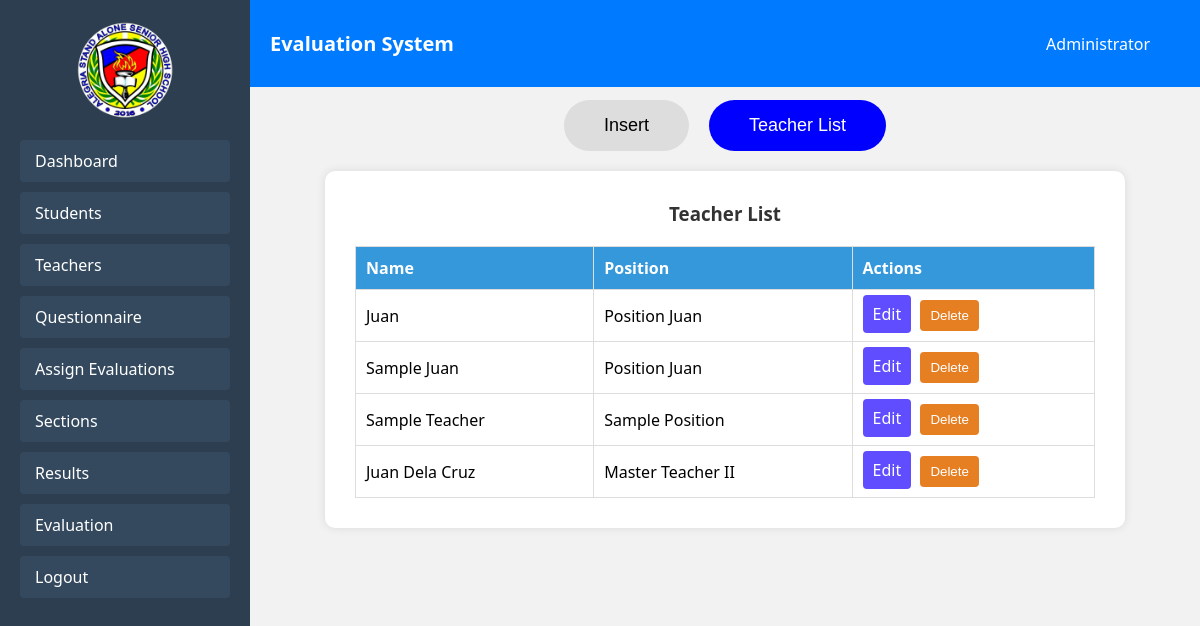
Page /manage_teachers.php?tab=list (signed in) on the committed database.
### tables this page shows
CREATE TABLE IF NOT EXISTS `teacher` (
  `id` int NOT NULL AUTO_INCREMENT,
  `name` varchar(255) NOT NULL,
  `position` varchar(100) NOT NULL,
  PRIMARY KEY (`id`)
);

### manage_teachers.php (the view, shortened to what this page needs)
<?php
include 'connect.php';
$defaultTab = isset($_GET['edit']) || (isset($_GET['tab']) && $_GET['tab'] === 'list') ? 'list' : 'manage';
?>
<!DOCTYPE html>
<html lang="en">
<head>
    <link rel="stylesheet" href="https://cdnjs.cloudflare.com/ajax/libs/font-awesome/6.4.0/css/all.min.css">
</head>
<body>
<div class="sidebar" id="sidebar">
    <img src="Image/ASASHS Logo.png" alt="School Logo">
    <div class="nav-links">
        <a href="admin_dashboard.php">Dashboard</a>
        <a href="manage_students.php">Students</a>
        <a href="manage_teachers.php">Teachers</a>
        <a href="create_questionnaire.php">Questionnaire</a>
        <a href="assign_evaluation.php">Assign Evaluations</a>
        <a href="organize_sections.php">Sections</a>
        <a href="evaluation_results.php">Results</a>
        <a href="past_evaluations.php">Evaluation</a>
        <a href="logout.php" class="logout">Logout</a>
    </div>
</div>
<div class="topbar">
    <div class="title">Evaluation System</div>
    <div class="admin">Administrator</div>
</div>
<div class="main-content">
    <div class="tab-buttons">
        <button class="tab-button <?php echo $defaultTab === 'manage' ? 'active' : 'inactive'; ?>" onclick="showTab('manage')">Insert</button>
        <button class="tab-button <?php echo $defaultTab === 'list' ? 'active' : 'inactive'; ?>" onclick="showTab('list')">Teacher List</button>
    </div>
    <div id="list" class="tab-content" style="<?php echo $defaultTab === 'list' ? '' : 'display:none;'; ?>">
        <div class="container">
            <h3>Teacher List</h3>
            <table>
                <thead>
                    <tr><th>Name</th><th>Position</th><th>Actions</th></tr>
                </thead>
                <tbody>
                    <?php
                    $editId = isset($_GET['edit']) ? intval($_GET['edit']) : 0;
                    $result = $conn->query("SELECT * FROM teacher ORDER BY id DESC");
                    if ($result && $result->num_rows > 0) {
                        while ($row = $result->fetch_assoc()) {
                            if ($editId === intval($row['id'])) {
                                echo "<tr>
                                    <form method='POST'>
                                        <td><input type='text' name='name' value='" . htmlspecialchars($row['name']) . "' required></td>
                                        <td><input type='text' name='position' value='" . htmlspecialchars($row['position']) . "' required></td>
                                        <td>
                                            <input type='hidden' name='id' value='" . $row['id'] . "'>
                                            <button type='submit' name='update_teacher' class='btn'>Save</button>
                                            <a href='manage_teachers.php?tab=list' class='btn' style='background:#00aaff;'>Cancel</a>
                                        </td>
                                    </form>
                                </tr>";
                            } else {
                                echo "<tr>
                                    <td>" . htmlspecialchars($row['name']) . "</td>
                                    <td>" . htmlspecialchars($row['position']) . "</td>
                                    <td>
                                        <a href='manage_teachers.php?edit=" . $row['id'] . "' class='btn'>Edit</a>
                                        <form method='POST' style='display:inline;' onsubmit=\"return confirm('Delete this teacher?');\">
                                            <input type='hidden' name='id' value='" . $row['id'] . "'>
                                            <button type='submit' name='delete_teacher' class='btn' style='background:#e67e22;'>Delete</button>
                                        </form>
                                    </td>
                                </tr>";
                            }
                        }
                    } else {
                        echo "<tr><td colspan='3'>No teachers found.</td></tr>";
                    }
                    ?>
                </tbody>
            </table>
        </div>
    </div>
</div>
</body>
</html>

### manage_teachers.php (style rules this page uses)
* { margin: 0; padding: 0; box-sizing: border-box; }
body { font-family: 'Segoe UI', sans-serif; background: #f2f2f2; display: flex; }
.sidebar { width: 250px; min-height: 100vh; background-color: #2c3e50; padding-top: 20px; position: fixed; top: 0; left: 0; z-index: 998; transition: transform 0.3s ease; }
.sidebar img { width: 100px; margin: 0 auto 20px; display: block; }
.nav-links { display: flex; flex-direction: column; gap: 10px; padding: 0 20px; }
.nav-links a { color: white; text-decoration: none; padding: 10px 15px; background: #34495e; border-radius: 4px; transition: background 0.3s; }
.logout { background: #e74c3c; }
.topbar { position: fixed; padding: 30px 20px; top: 0; left: 250px; right: 0; background: #007bff; color: #fff; display: flex; justify-content: space-between; align-items: center; z-index: 100; }
.topbar .title { font-size: 20px; font-weight: bold; }
.topbar .admin { display: flex; align-items: center; margin-right: 30px; gap: 8px; font-size: 16px; font-weight: 500; }
.main-content { margin-left: 250px; padding: 100px 20px 30px 20px; width: 100%; transition: margin-left 0.3s ease; }
.tab-buttons { display: flex; gap: 20px; margin-bottom: 20px; justify-content: center; }
.tab-button { padding: 15px 40px; border: none; border-radius: 40px; cursor: pointer; font-size: 18px; font-weight: 500; }
.tab-button.active { background-color: blue; color: white; }
.tab-button.inactive { background-color: #ddd; color: black; }
.container { background: #fff; padding: 30px; border-radius: 10px; max-width: 800px; width: 100%; margin: 0 auto 30px; box-shadow: 0 0 10px rgba(0,0,0,0.1); }
h2, h3 { text-align: center; margin-bottom: 20px; color: #333; }
table { width: 100%; border-collapse: collapse; margin-top: 10px; }
th, td { border: 1px solid #ddd; padding: 10px; text-align: left; }
th { background-color: #3498db; color: white; }
.btn { padding: 8px 10px; background: #5F4DFF; color: white; border: none; border-radius: 4px; cursor: pointer; text-decoration: none; margin-right: 5px; }

### rows in the picture
teacher: name "Juan", position "Position Juan"
teacher: name "Sample Juan", position "Position Juan"
teacher: name "Sample Teacher", position "Sample Position"
teacher: name "Juan Dela Cruz", position "Master Teacher II"
